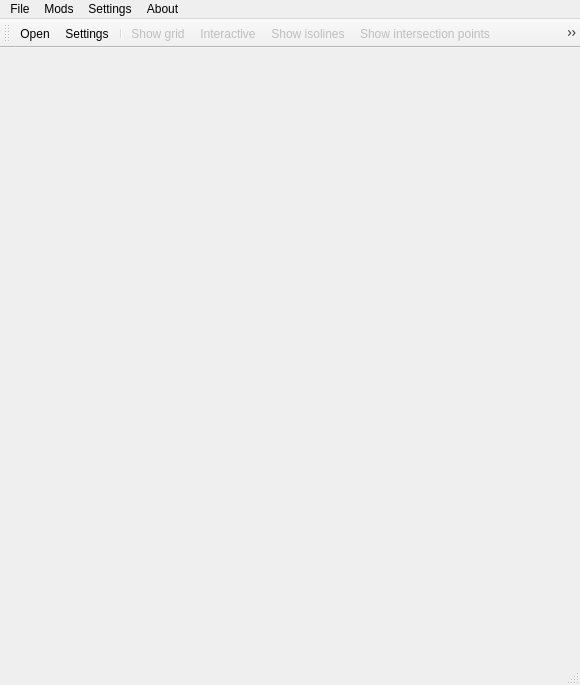
<?xml version="1.0" encoding="UTF-8"?>
<ui version="4.0">
 <class>MainWindow</class>
 <widget class="QMainWindow" name="MainWindow">
  <property name="geometry">
   <rect>
    <x>0</x>
    <y>0</y>
    <width>580</width>
    <height>685</height>
   </rect>
  </property>
  <property name="sizePolicy">
   <sizepolicy hsizetype="Preferred" vsizetype="Preferred">
    <horstretch>0</horstretch>
    <verstretch>0</verstretch>
   </sizepolicy>
  </property>
  <property name="minimumSize">
   <size>
    <width>580</width>
    <height>660</height>
   </size>
  </property>
  <property name="maximumSize">
   <size>
    <width>580</width>
    <height>735</height>
   </size>
  </property>
  <property name="windowTitle">
   <string>Isolines</string>
  </property>
  <property name="windowIcon">
   <iconset resource="images/images.qrc">
    <normaloff>:/new/rec/pencil.png</normaloff>:/new/rec/pencil.png</iconset>
  </property>
  <widget class="QWidget" name="centralWidget">
   <property name="minimumSize">
    <size>
     <width>580</width>
     <height>660</height>
    </size>
   </property>
   <property name="maximumSize">
    <size>
     <width>580</width>
     <height>660</height>
    </size>
   </property>
   <widget class="BackgroundWidget" name="background_widget" native="true">
    <property name="geometry">
     <rect>
      <x>0</x>
      <y>-10</y>
      <width>580</width>
      <height>610</height>
     </rect>
    </property>
    <property name="sizePolicy">
     <sizepolicy hsizetype="Maximum" vsizetype="Maximum">
      <horstretch>0</horstretch>
      <verstretch>0</verstretch>
     </sizepolicy>
    </property>
    <property name="minimumSize">
     <size>
      <width>580</width>
      <height>610</height>
     </size>
    </property>
    <property name="maximumSize">
     <size>
      <width>580</width>
      <height>610</height>
     </size>
    </property>
    <property name="baseSize">
     <size>
      <width>520</width>
      <height>600</height>
     </size>
    </property>
    <widget class="LegendWidget" name="legend_widget" native="true">
     <property name="geometry">
      <rect>
       <x>0</x>
       <y>10</y>
       <width>580</width>
       <height>70</height>
      </rect>
     </property>
     <property name="minimumSize">
      <size>
       <width>580</width>
       <height>70</height>
      </size>
     </property>
     <property name="maximumSize">
      <size>
       <width>580</width>
       <height>70</height>
      </size>
     </property>
    </widget>
    <widget class="IsolineWidget" name="isoline_widget" native="true">
     <property name="geometry">
      <rect>
       <x>40</x>
       <y>100</y>
       <width>522</width>
       <height>500</height>
      </rect>
     </property>
     <property name="minimumSize">
      <size>
       <width>500</width>
       <height>500</height>
      </size>
     </property>
     <property name="maximumSize">
      <size>
       <width>500</width>
       <height>500</height>
      </size>
     </property>
    </widget>
   </widget>
  </widget>
  <widget class="QMenuBar" name="menuBar">
   <property name="geometry">
    <rect>
     <x>0</x>
     <y>0</y>
     <width>580</width>
     <height>21</height>
    </rect>
   </property>
   <widget class="QMenu" name="menuFile">
    <property name="title">
     <string>File</string>
    </property>
    <addaction name="actionOpen"/>
   </widget>
   <widget class="QMenu" name="menuSettings">
    <property name="title">
     <string>Settings</string>
    </property>
    <addaction name="actionSettings"/>
   </widget>
   <widget class="QMenu" name="menuAbout">
    <property name="title">
     <string>About</string>
    </property>
    <addaction name="actionAuthor"/>
   </widget>
   <widget class="QMenu" name="menuMods">
    <property name="title">
     <string>Mods</string>
    </property>
    <addaction name="actionShow_isolines"/>
    <addaction name="actionColor_Map_Interpolation"/>
    <addaction name="actionShow_grid"/>
    <addaction name="actionInteractive_isoline_draw"/>
    <addaction name="actionShow_intersection_points"/>
   </widget>
   <addaction name="menuFile"/>
   <addaction name="menuMods"/>
   <addaction name="menuSettings"/>
   <addaction name="menuAbout"/>
  </widget>
  <widget class="QToolBar" name="mainToolBar">
   <property name="enabled">
    <bool>true</bool>
   </property>
   <property name="maximumSize">
    <size>
     <width>700</width>
     <height>16777215</height>
    </size>
   </property>
   <attribute name="toolBarArea">
    <enum>TopToolBarArea</enum>
   </attribute>
   <attribute name="toolBarBreak">
    <bool>false</bool>
   </attribute>
   <addaction name="actionOpen"/>
   <addaction name="actionSettings"/>
   <addaction name="separator"/>
   <addaction name="actionShow_grid"/>
   <addaction name="actionInteractive_isoline_draw"/>
   <addaction name="actionShow_isolines"/>
   <addaction name="actionShow_intersection_points"/>
   <addaction name="actionColor_Map_Interpolation"/>
   <addaction name="actionAuthor"/>
   <addaction name="separator"/>
  </widget>
  <widget class="QStatusBar" name="statusBar"/>
  <action name="actionOpen">
   <property name="icon">
    <iconset resource="images/images.qrc">
     <normaloff>:/new/rec/open.png</normaloff>:/new/rec/open.png</iconset>
   </property>
   <property name="text">
    <string>Open</string>
   </property>
   <property name="statusTip">
    <string>Open file</string>
   </property>
  </action>
  <action name="actionAuthor">
   <property name="icon">
    <iconset resource="images/images.qrc">
     <normaloff>:/new/rec/question.png</normaloff>:/new/rec/question.png</iconset>
   </property>
   <property name="text">
    <string>Author</string>
   </property>
   <property name="statusTip">
    <string>About author</string>
   </property>
  </action>
  <action name="actionSettings">
   <property name="icon">
    <iconset resource="images/images.qrc">
     <normaloff>:/new/rec/settings.png</normaloff>:/new/rec/settings.png</iconset>
   </property>
   <property name="text">
    <string>Settings</string>
   </property>
   <property name="statusTip">
    <string>Change settings</string>
   </property>
  </action>
  <action name="actionShow_isolines">
   <property name="checkable">
    <bool>true</bool>
   </property>
   <property name="enabled">
    <bool>false</bool>
   </property>
   <property name="icon">
    <iconset resource="images/images.qrc">
     <normaloff>:/new/rec/pencil.png</normaloff>:/new/rec/pencil.png</iconset>
   </property>
   <property name="text">
    <string>Show isolines</string>
   </property>
   <property name="statusTip">
    <string>Show isolines</string>
   </property>
  </action>
  <action name="actionColor_Map_Interpolation">
   <property name="checkable">
    <bool>true</bool>
   </property>
   <property name="enabled">
    <bool>false</bool>
   </property>
   <property name="icon">
    <iconset resource="images/images.qrc">
     <normaloff>:/new/rec/paint.png</normaloff>:/new/rec/paint.png</iconset>
   </property>
   <property name="text">
    <string>Color Map / Interpolation</string>
   </property>
   <property name="statusTip">
    <string>Color Map / Interpolation</string>
   </property>
  </action>
  <action name="actionShow_grid">
   <property name="checkable">
    <bool>true</bool>
   </property>
   <property name="enabled">
    <bool>false</bool>
   </property>
   <property name="icon">
    <iconset resource="images/images.qrc">
     <normaloff>:/new/rec/grid.png</normaloff>:/new/rec/grid.png</iconset>
   </property>
   <property name="text">
    <string>Show grid</string>
   </property>
   <property name="statusTip">
    <string>Show grid</string>
   </property>
  </action>
  <action name="actionInteractive_isoline_draw">
   <property name="checkable">
    <bool>true</bool>
   </property>
   <property name="enabled">
    <bool>false</bool>
   </property>
   <property name="icon">
    <iconset resource="images/images.qrc">
     <normaloff>:/new/rec/hand.png</normaloff>:/new/rec/hand.png</iconset>
   </property>
   <property name="text">
    <string>Interactive</string>
   </property>
   <property name="toolTip">
    <string>Interactive isoline drawing</string>
   </property>
   <property name="statusTip">
    <string>Interactive isoline drawing</string>
   </property>
  </action>
  <action name="actionShow_intersection_points">
   <property name="checkable">
    <bool>true</bool>
   </property>
   <property name="enabled">
    <bool>false</bool>
   </property>
   <property name="icon">
    <iconset resource="images/images.qrc">
     <normaloff>:/new/rec/drawing-symbol-of-lines.png</normaloff>:/new/rec/drawing-symbol-of-lines.png</iconset>
   </property>
   <property name="text">
    <string>Show intersection points</string>
   </property>
   <property name="statusTip">
    <string>Show intersection points</string>
   </property>
  </action>
 </widget>
 <layoutdefault spacing="6" margin="11"/>
 <customwidgets>
  <customwidget>
   <class>BackgroundWidget</class>
   <extends>QWidget</extends>
   <header>backgroundwidget.h</header>
   <container>1</container>
  </customwidget>
  <customwidget>
   <class>LegendWidget</class>
   <extends>QWidget</extends>
   <header>legendwidget.h</header>
   <container>1</container>
  </customwidget>
  <customwidget>
   <class>IsolineWidget</class>
   <extends>QWidget</extends>
   <header>isolinewidget.h</header>
   <container>1</container>
  </customwidget>
 </customwidgets>
 <resources>
  <include location="images/images.qrc"/>
 </resources>
 <connections/>
</ui>
